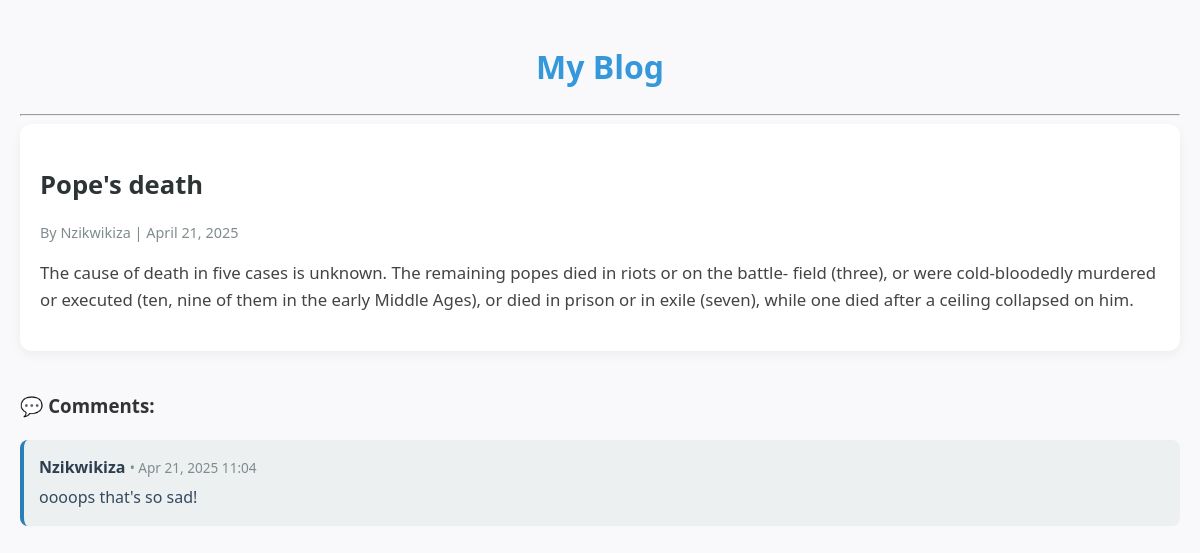
The app's page /post/1/ with its own data.
### blog/models.py (models this page shows, shortened)
class Post(models.Model):
    author = models.ForeignKey(User, on_delete=models.CASCADE, related_name='posts')
    title = models.CharField(max_length=200)
    content = models.TextField()
    created_at = models.DateTimeField(auto_now_add=True)

class Comment(models.Model):
    post = models.ForeignKey(Post, on_delete=models.CASCADE, related_name='comments')
    author = models.ForeignKey(User, on_delete=models.CASCADE)
    text = models.TextField()
    created_at = models.DateTimeField(auto_now_add=True)

### blog/views.py (the view)
# urls.py: path('post/<int:pk>/', views.post_detail, name='post_detail'),
def post_detail(request, pk):
    post = get_object_or_404(Post.objects.select_related('author').prefetch_related('comments__author'), pk=pk)
    return render(request, 'blog/post_detail.html', {'post': post})

### blog/templates/blog/post_detail.html
{% extends 'blog/base.html' %}
{% block content %}
  <div class="post-detail">
    <h2 class="post-title">{{ post.title }}</h2>
    <p class="post-meta">By {{ post.author.username }} | {{ post.created_at|date:"F d, Y" }}</p>
    <p class="post-content">{{ post.content }}</p>
  </div>
  <div class="comments">
    <h3>💬 Comments:</h3>
    {% for comment in post.comments.all %}
      <div class="comment">
        <span class="comment-author">{{ comment.author.username }}</span>
        <span class="comment-time"> • {{ comment.created_at|date:"M d, Y H:i" }}</span>
        <div class="comment-text">{{ comment.text }}</div>
      </div>
    {% empty %}
      <p>No comments yet. Be the first to comment!</p>
    {% endfor %}
  </div>
{% endblock %}

### blog/templates/blog/base.html (shortened to what this page needs)
{% load static %}
<!DOCTYPE html>
<html>
<head>
  <link rel="stylesheet" href="{% static 'blog/style.css' %}">
</head>
<body>
  <h1><a href="{% url 'post_list' %}">My Blog</a></h1>
  <hr>
  {% block content %}{% endblock %}
</body>
</html>

### blog/static/blog/style.css (style rules this page uses)
body { font-family: 'Segoe UI', sans-serif; background-color: #f9f9fb; margin: 0; padding: 20px; color: #333; line-height: 1.6; }
h1 { text-align: center; color: #2c3e50; }
a { color: #3498db; text-decoration: none; }
.post-title { font-size: 1.6em; margin-bottom: 10px; color: #2d3436; }
.post-meta { font-size: 0.9em; color: #7f8c8d; margin-bottom: 10px; }
.post-content { font-size: 1.05em; color: #444; }
.post-detail { padding: 20px; background-color: #fff; border-radius: 12px; margin-bottom: 30px; box-shadow: 0 4px 12px rgba(0, 0, 0, 0.05); }
.comments { margin-top: 40px; }
.comment { background-color: #ecf0f1; border-left: 4px solid #2980b9; padding: 15px; border-radius: 8px; margin-bottom: 15px; }
.comment-author { font-weight: bold; color: #2c3e50; }
.comment-time { font-size: 0.85em; color: #7f8c8d; }
.comment-text { margin-top: 5px; color: #34495e; }

### records on screen
Post: title "Pope's death", author.username "Nzikwikiza", created_at "April 21, 2025", content "The cause of death in five cases is unknown. The remaining popes died in riots or on the battle- field (three), or were cold-bloodedly murdered or executed (ten, nine of them in the early Middle Ages), or died in prison or in exile (seven), while one died after a ceiling collapsed on him."
Comment: author.username "Nzikwikiza", created_at "Apr 21, 2025 11:04", text "oooops that's so sad!"
